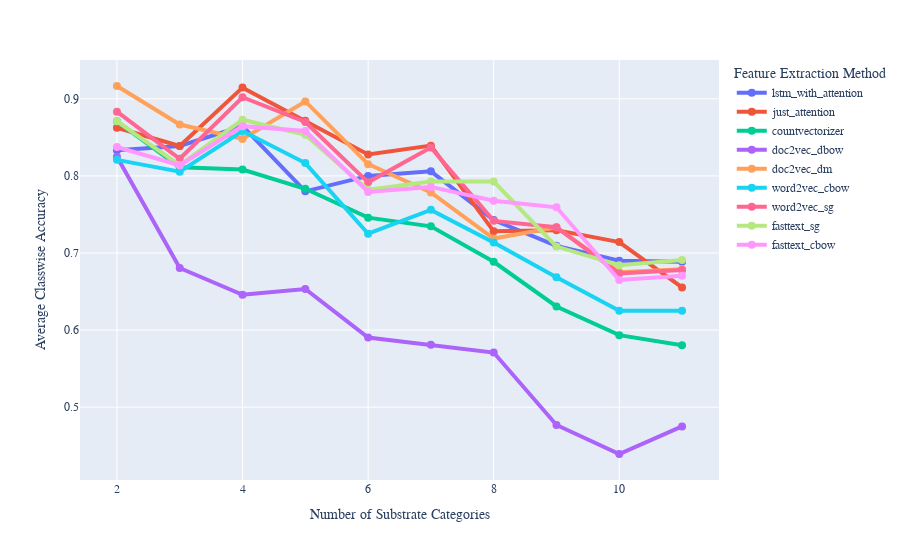

Notebook cell for this chart:
### Code cell
fig = px.line(methods_and_k, x="num_substrates", y="avg_classwise_acc", color='feature_method', 
              markers=True, 
#               title="Plot of averaged ten fold cross valdation Classwise Accuracy vs Number of Substrate Categories", 
             labels={
                     "num_substrates": "Number of Substrate Categories",
                     "avg_classwise_acc": "Average Classwise Accuracy",
                     "feature_method": "Feature Extraction Method"
                 })
fig.update_traces(line=dict(width=4), marker=dict(size=8))
fig.write_html("results_by_k_new_sup_new_unsup_avg_classwise_acc.html")
# fig.write_image("avg_class_acc.png")
fig.update_yaxes(tickfont_family="Arial Black", title_font_family="Arial Black")
fig.update_xaxes(tickfont_family="Arial Black", title_font_family="Arial Black")
fig.update_layout(
    font_family="Arial Black",
#     font_color="blue",
    title_font_family="Arial Black")
#     title_font_color="red",
#     legend_title_font_color="green"
fig.show()

### Figure 1 — Plotly figure (JSON) as saved in the notebook; plotly's stock layout.template omitted (floating-point values rounded to 4 significant figures)
{"data": [{"hovertemplate": "Feature Extraction Method=lstm_with_attention<br>Number of Substrate Categories=%{x}<br>Average Classwise Accuracy=%{y}<extra></extra>", "legendgroup": "lstm_with_attention", "line": {"color": "#636efa", "dash": "solid", "width": 4}, "marker": {"size": 8, "symbol": "circle"}, "mode": "lines+markers", "name": "lstm_with_attention", "orientation": "v", "showlegend": true, "type": "scatter", "x": [2, 3, 4, 5, 6, 7, 8, 9, 10, 11], "xaxis": "x", "y": [0.8333, 0.8389, 0.8646, 0.78, 0.8, 0.806, 0.7427, 0.7093, 0.69, 0.6886], "yaxis": "y"}, {"hovertemplate": "Feature Extraction Method=just_attention<br>Number of Substrate Categories=%{x}<br>Average Classwise Accuracy=%{y}<extra></extra>", "legendgroup": "just_attention", "line": {"color": "#EF553B", "dash": "solid", "width": 4}, "marker": {"size": 8, "symbol": "circle"}, "mode": "lines+markers", "name": "just_attention", "orientation": "v", "showlegend": true, "type": "scatter", "x": [2, 3, 4, 5, 6, 7, 8, 9, 10, 11], "xaxis": "x", "y": [0.8625, 0.8389, 0.9146, 0.8717, 0.8278, 0.8393, 0.7281, 0.7296, 0.7142, 0.6553], "yaxis": "y"}, {"hovertemplate": "Feature Extraction Method=countvectorizer<br>Number of Substrate Categories=%{x}<br>Average Classwise Accuracy=%{y}<extra></extra>", "legendgroup": "countvectorizer", "line": {"color": "#00cc96", "dash": "solid", "width": 4}, "marker": {"size": 8, "symbol": "circle"}, "mode": "lines+markers", "name": "countvectorizer", "orientation": "v", "showlegend": true, "type": "scatter", "x": [2, 3, 4, 5, 6, 7, 8, 9, 10, 11], "xaxis": "x", "y": [0.8708, 0.8111, 0.8083, 0.7833, 0.7458, 0.7345, 0.6885, 0.6306, 0.5933, 0.5803], "yaxis": "y"}, {"hovertemplate": "Feature Extraction Method=doc2vec_dbow<br>Number of Substrate Categories=%{x}<br>Average Classwise Accuracy=%{y}<extra></extra>", "legendgroup": "doc2vec_dbow", "line": {"color": "#ab63fa", "dash": "solid", "width": 4}, "marker": {"size": 8, "symbol": "circle"}, "mode": "lines+markers", "name": "doc2vec_dbow", "orientation": "v", "showlegend": true, "type": "scatter", "x": [2, 3, 4, 5, 6, 7, 8, 9, 10, 11], "xaxis": "x", "y": [0.825, 0.6806, 0.6458, 0.6533, 0.5903, 0.581, 0.5708, 0.4769, 0.4392, 0.475], "yaxis": "y"}, {"hovertemplate": "Feature Extraction Method=doc2vec_dm<br>Number of Substrate Categories=%{x}<br>Average Classwise Accuracy=%{y}<extra></extra>", "legendgroup": "doc2vec_dm", "line": {"color": "#FFA15A", "dash": "solid", "width": 4}, "marker": {"size": 8, "symbol": "circle"}, "mode": "lines+markers", "name": "doc2vec_dm", "orientation": "v", "showlegend": true, "type": "scatter", "x": [2, 3, 4, 5, 6, 7, 8, 9, 10, 11], "xaxis": "x", "y": [0.9167, 0.8667, 0.8479, 0.8967, 0.8153, 0.7786, 0.7188, 0.7333, 0.675, 0.6788], "yaxis": "y"}, {"hovertemplate": "Feature Extraction Method=word2vec_cbow<br>Number of Substrate Categories=%{x}<br>Average Classwise Accuracy=%{y}<extra></extra>", "legendgroup": "word2vec_cbow", "line": {"color": "#19d3f3", "dash": "solid", "width": 4}, "marker": {"size": 8, "symbol": "circle"}, "mode": "lines+markers", "name": "word2vec_cbow", "orientation": "v", "showlegend": true, "type": "scatter", "x": [2, 3, 4, 5, 6, 7, 8, 9, 10, 11], "xaxis": "x", "y": [0.8208, 0.8056, 0.8583, 0.8167, 0.725, 0.756, 0.7135, 0.6685, 0.625, 0.625], "yaxis": "y"}, {"hovertemplate": "Feature Extraction Method=word2vec_sg<br>Number of Substrate Categories=%{x}<br>Average Classwise Accuracy=%{y}<extra></extra>", "legendgroup": "word2vec_sg", "line": {"color": "#FF6692", "dash": "solid", "width": 4}, "marker": {"size": 8, "symbol": "circle"}, "mode": "lines+markers", "name": "word2vec_sg", "orientation": "v", "showlegend": true, "type": "scatter", "x": [2, 3, 4, 5, 6, 7, 8, 9, 10, 11], "xaxis": "x", "y": [0.8833, 0.8222, 0.9021, 0.87, 0.7917, 0.8369, 0.7417, 0.7333, 0.6733, 0.678], "yaxis": "y"}, {"hovertemplate": "Feature Extraction Method=fasttext_sg<br>Number of Substrate Categories=%{x}<br>Average Classwise Accuracy=%{y}<extra></extra>", "legendgroup": "fasttext_sg", "line": {"color": "#B6E880", "dash": "solid", "width": 4}, "marker": {"size": 8, "symbol": "circle"}, "mode": "lines+markers", "name": "fasttext_sg", "orientation": "v", "showlegend": true, "type": "scatter", "x": [2, 3, 4, 5, 6, 7, 8, 9, 10, 11], "xaxis": "x", "y": [0.8708, 0.8139, 0.8729, 0.8533, 0.7819, 0.7929, 0.7927, 0.7083, 0.6842, 0.6909], "yaxis": "y"}, {"hovertemplate": "Feature Extraction Method=fasttext_cbow<br>Number of Substrate Categories=%{x}<br>Average Classwise Accuracy=%{y}<extra></extra>", "legendgroup": "fasttext_cbow", "line": {"color": "#FF97FF", "dash": "solid", "width": 4}, "marker": {"size": 8, "symbol": "circle"}, "mode": "lines+markers", "name": "fasttext_cbow", "orientation": "v", "showlegend": true, "type": "scatter", "x": [2, 3, 4, 5, 6, 7, 8, 9, 10, 11], "xaxis": "x", "y": [0.8375, 0.8139, 0.8646, 0.8583, 0.7792, 0.7857, 0.7677, 0.7593, 0.665, 0.6705], "yaxis": "y"}], "layout": {"font": {"family": "Arial Black"}, "legend": {"title": {"text": "Feature Extraction Method"}, "tracegroupgap": 0}, "margin": {"t": 60}, "title": {"font": {"family": "Arial Black"}}, "xaxis": {"anchor": "y", "domain": [0, 1], "tickfont": {"family": "Arial Black"}, "title": {"font": {"family": "Arial Black"}, "text": "Number of Substrate Categories"}}, "yaxis": {"anchor": "x", "domain": [0, 1], "tickfont": {"family": "Arial Black"}, "title": {"font": {"family": "Arial Black"}, "text": "Average Classwise Accuracy"}}}}
